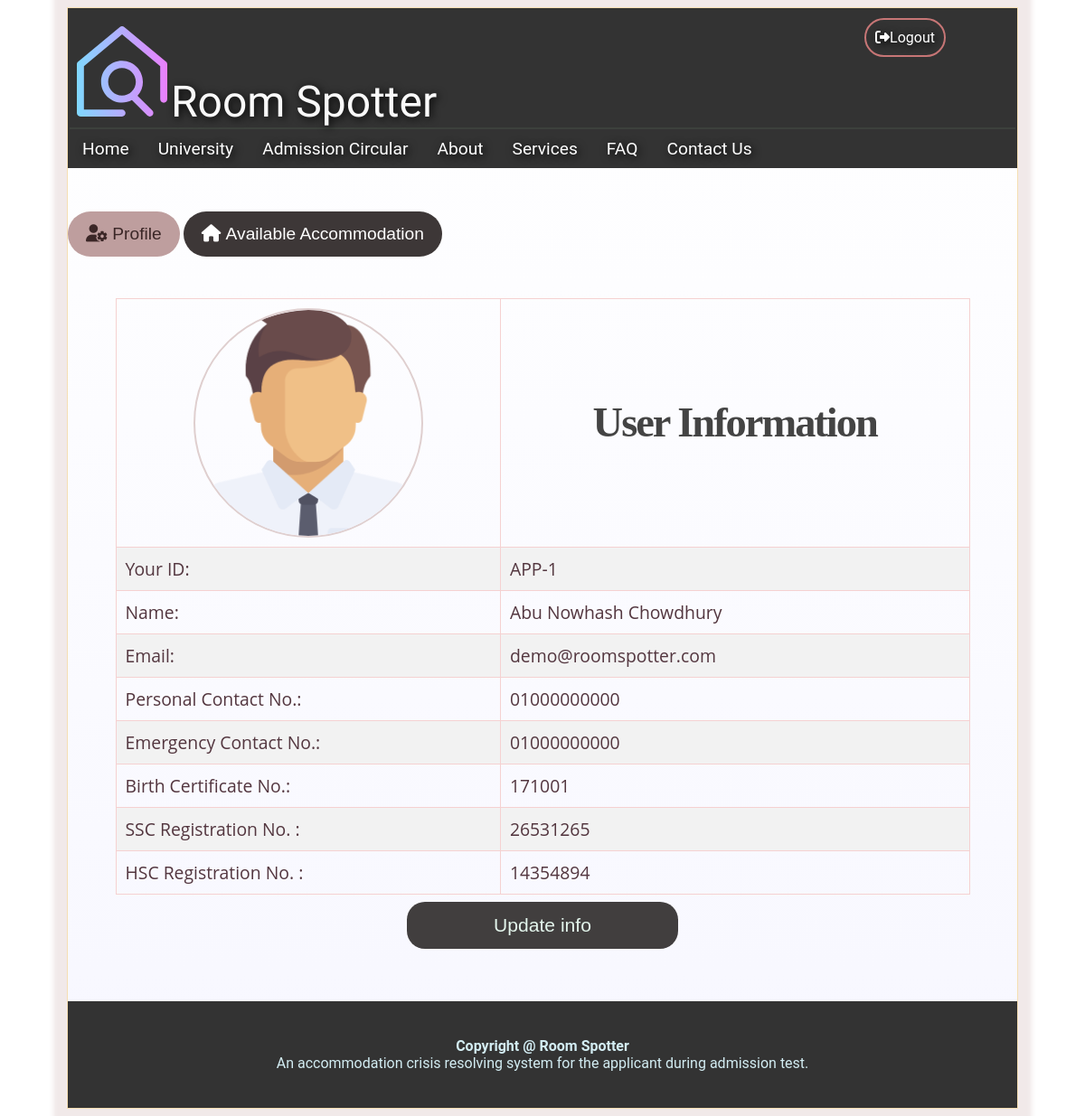
Page /applicants/applicant_homepage.php (signed in) on the committed database.
### tables this page shows
CREATE TABLE `applicants` (
  `applicants_id` int(11) NOT NULL,
  `fname` varchar(50) NOT NULL,
  `lname` varchar(50) NOT NULL,
  `email` varchar(50) NOT NULL,
  `p_contact` varchar(15) NOT NULL,
  `e_contact` varchar(15) NOT NULL,
  `bcn` varchar(50) NOT NULL,
  `ssc_reg` varchar(50) NOT NULL,
  `hsc_reg` varchar(50) NOT NULL,
  `pass` varchar(100) NOT NULL,
  `c_pass` varchar(100) NOT NULL,
  `gender` varchar(10) NOT NULL,
  `img_dest` varchar(500) NOT NULL,
  `vkey` varchar(500) NOT NULL,
  `verified` int(10) NOT NULL,
  `fkey` varchar(100) NOT NULL
);

### applicants/applicant_homepage.php (the view, shortened to what this page needs)
<?php
require_once '../include/head.php';
include_once '../config.php';
if(isset($_SESSION['applicants_id']))
{
?>
<html>
<body>
   <div class="wrapper">
      <?php
         if(isset($_SESSION['applicants_id']))
         {
            include_once '../include/applicants_banner_nav.php';
         }
      ?>
      <div class="body-content">
         <div class="user-homepage-btn">
            <button class="user-homepage active" onclick="location.href='applicant_homepage.php';">
            <i class="fas fa-user-cog"></i>&nbsp;Profile</button>
            <button class="user-homepage" onclick="location.href='available_accommodation.php';">
            <i class="fas fa-home"></i>&nbsp;Available Accommodation</button>
         </div>
         <br><br>
         <div class="user_profile">
            <?php
               $sql="select * from applicants where applicants_id='".$_SESSION['applicants_id']."'";
               $result=mysqli_query($conn,$sql);
               $data=mysqli_fetch_assoc($result);
               $id=$data['applicants_id'];
               $name=$data['fname'].' '.$data['lname'];
               $email=$data['email'];
               $p_contact=$data['p_contact'];
               $e_contact=$data['e_contact'];
               $bcn=$data['bcn'];
               $ssc_reg=$data['ssc_reg'];
               $hsc_reg=$data['hsc_reg'];
               $img_dest=$data['img_dest'];
               echo ("
               <table border=0 style='border: collapse;' class='user_data'>
               <tr>
               <td>
               <div class='profile_pic' align='center'>
               <img src='$img_dest'/>
               </td>
               <td>
               <div class='heading1' span style='font-size:2.4em; padding-top:2em; padding-bottom:2em; text-align: center;'>User Information </div> </td>
               <tr/>
               <tr class='tr_one'>
                  <td>Your ID: </td>
                  <td>APP-$id</td>
               </tr>
               <tr class='tr_two'>
               <td>Name:</td>
               <td>$name</td>
               </tr>
               <tr class='tr_one'>
                  <td>Email: </td>
                  <td>$email</td>
               </tr>
               <tr class='tr_two'>
               <td>Personal Contact No.:</td>
               <td>$p_contact</td>
               </tr>
               <tr class='tr_one'>
                  <td>Emergency Contact No.: </td>
                  <td>$e_contact</td>
               </tr>
               <tr class='tr_two'>
               <td>Birth Certificate No.:</td>
               <td>$bcn</td>
               </tr>
               <tr class='tr_one'>
                  <td>SSC Registration No. : </td>
                  <td>$ssc_reg</td>
               </tr>
               <tr class='tr_two'>
               <td>HSC Registration No. :</td>
               <td>$hsc_reg</td>
               </tr>
               </table>
               ");
            ?>
            <center>
               <button class="info_update" onclick="location.href='updateAccomInfo.php';">Update info</button>
            </center>
         </div>
         <?php include_once '../include/footer.php' ?>
      </div>
</body>
</html>
<?php }
      else{
         header("Location:../index.php");
      } ?>

### style.css (style rules this page uses)
body { font-family: 'Roboto', sans-serif; background-color: #fff; }
.wrapper { width: 1050px; margin: 0 auto; border: 1px solid wheat; background: linear-gradient(white,rgb(247, 247, 255)); box-shadow: 0 0 5px 15px rgba(221, 199, 199, 0.4); }
button { background-color: #4CAF50; color: white; padding: 14px 20px; margin: 8px 0; border: none; cursor: pointer; width: 300px; }
.user_profile { font-size:1.1em; font-family: times, Times New Roman, times-roman, georgia, serif; color: #666; }
.heading1 { font-family: times, Times New Roman, times-roman, georgia, serif; color: #444; margin: 0; padding: 0px 0px 6px 0px; font-size: 51px; line-height: 44px; letter-spacing: -2px; font-weight: bold; }
table { font-family: 'Roboto', sans-serif; border: collapse; padding: 10; font-size: 20px; color: rgb(68, 36, 47); }
.body-content { padding-top: 30px; }
.user-homepage { width: auto; background-color: rgb(61, 55, 55); border-radius: 50px; transition: 0.3s; font-size: 1.2em; }
.user-homepage.active { width: auto; background-color: rgb(190, 158, 158); border-radius: 50px; transition: 0.3s; font-size: 1.2em; color: rgb(59, 39, 39); }
.user_data { font-family: 'Open Sans', sans-serif; border-collapse: collapse; font-size: 1.1em; color: rgb(83, 54, 63); width: 90%; margin: 0 auto; }
.user_data tr td { padding: 10px; border: 1px solid rgb(245, 209, 209); }
.profile_pic img { height: 250px; width: 250px; border: 2px solid rgb(223, 207, 207); border-radius: 500px; }
.tr_one { background-color: #f2f2f2; }
.info_update { background-color: rgb(65, 62, 62); border-radius: 20px; transition: 0.3s; font-size: 1.2em; color: rgb(227, 245, 236); }

### rows in the picture
applicants: img_dest (picture), applicants_id "1", name "Abu Nowhash Chowdhury", email "demo@roomspotter.com", p_contact "01000000000", e_contact "01000000000", bcn "171001", ssc_reg "26531265", hsc_reg "14354894"
